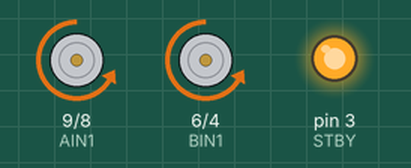
Recording of a sketch running on a simulated Arduino Uno, built with avr-gcc and run on an emulated ATmega328P. Shown: motor-driver pin pairs drawn as motors (green arrow = first pin HIGH = forward, orange = second pin HIGH = backward, longer = more drive, scaled by the enable pin, stopped while the standby pin is LOW), output pins drawn as LEDs (lit = HIGH).

Above: at 1.0 s.
At 3.0 s:
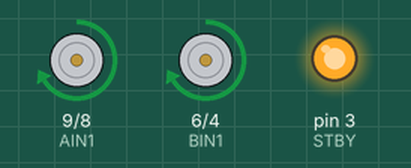
At 5.0 s:
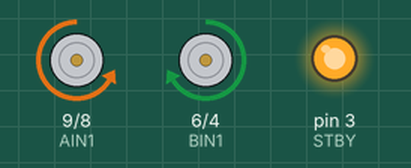
At 7.0 s:
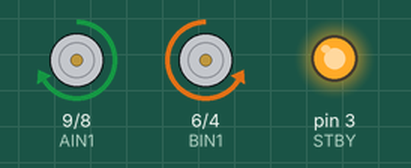
Timing chart, 0 to 10.4 s (numbered marks = the images above):
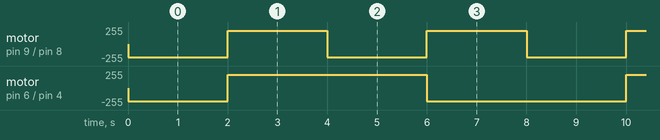

Measured:
- by itself, motor on pin 9 (AIN1) / pin 8 (AIN2): alternates forward 200/255 for 2.0 s and backward 200/255 for 2.0 s
- by itself, motor on pin 6 (BIN1) / pin 4 (BIN2): repeats every 8.0 s: forward 200/255 4.0 s, backward 200/255 4.0 s

The sketch:

RoboCar.ino
```cpp
int AIN1 = 9;
int AIN2 = 8;
int BIN1 = 6;
int BIN2 = 4;

int STBY = 3;

int PWMA = 11;
int PWMB = 5;

int delayTime = 2000;
int currSeq = 1;
unsigned long prevTime = 0;
unsigned long currTime = 0;

void reverse() {
  digitalWrite(AIN1, HIGH);
  digitalWrite(AIN2, LOW);
  digitalWrite(BIN1, HIGH);
  digitalWrite(BIN2, LOW);
}

void forward() {
  digitalWrite(AIN1, LOW);
  digitalWrite(AIN2, HIGH);
  digitalWrite(BIN1, LOW);
  digitalWrite(BIN2, HIGH);
}

void left() {
  digitalWrite(AIN1, LOW);
  digitalWrite(AIN2, HIGH);
  digitalWrite(BIN1, HIGH);
  digitalWrite(BIN2, LOW);
}

void right() {
  digitalWrite(AIN1, HIGH);
  digitalWrite(AIN2, LOW);
  digitalWrite(BIN1, LOW);
  digitalWrite(BIN2, HIGH);
}

void check() {
  currTime = millis();
  if ((currTime - prevTime) >= delayTime) {
    prevTime = currTime; // reset the timer
    currSeq = (++currSeq) % 4; // change the sequence
  }
}

void setup() {
  pinMode(AIN1, OUTPUT);
  pinMode(AIN2, OUTPUT);
  pinMode(BIN1, OUTPUT);
  pinMode(BIN2, OUTPUT);

  pinMode(STBY, OUTPUT);

  pinMode(PWMA, OUTPUT);
  pinMode(PWMB, OUTPUT);

  digitalWrite(STBY, HIGH);

  analogWrite(PWMA, 200);
  analogWrite(PWMB, 200);
}

void loop() {
  // put your main code here, to run repeatedly:
  while (currSeq == 1) {
    forward();
    check();
  }

  while (currSeq == 2) {
    reverse();
    check();
  }

  while (currSeq == 3) {
    left();
    check();
  }

  while (currSeq == 0) {
    right();
    check();
  }
}
```
